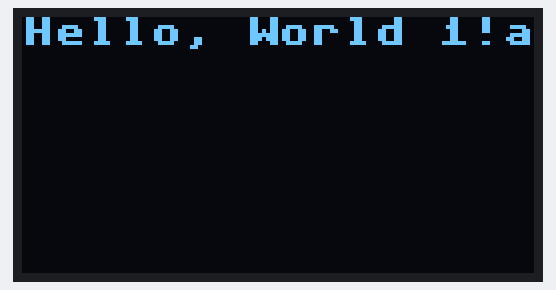
The program below on a simulated ESP32 board running MicroPython. On the bench: 128×64 one-colour display. Library files of the repository ran but are not shown: ssd1306.py. At 0.1 s the program stops and its outputs stay as they are.

Above: at 0.1 s.

The program:

display.py
```python
# Complete project details at https://RandomNerdTutorials.com

from machine import Pin, I2C
import ssd1306
from time import sleep

# ESP32 Pin assignment
i2c = I2C(-1, scl=Pin(22), sda=Pin(21))

oled_width = 128
oled_height = 64
oled = ssd1306.SSD1306_I2C(oled_width, oled_height, i2c)

oled.text('Hello, World 1!asdfasdfasdf sadfasdfasdf asedf asdf', 0, 0)

oled.show()
```
